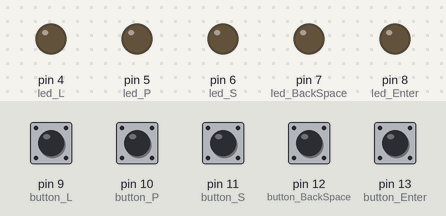
The sketch below on a simulated Arduino Leonardo, built with avr-gcc and run on an emulated ATmega32U4. Shown: output pins drawn as LEDs (lit = HIGH). The test bench sets the inputs (shaded band); at power-on: pin 9 (button_L), pin 10 (button_P), pin 11 (button_S), pin 12 (button_BackSpace), pin 13 (button_Enter) HIGH. USB keyboard and mouse output is not drawn.

Above: at 1.4 s.
1.5 s: pin 9 (button_L) pulled LOW for 0.35 s
At 1.9 s:
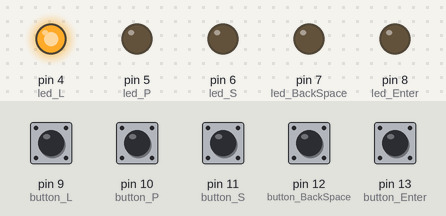
3.6 s: pin 10 (button_P) pulled LOW for 0.35 s
At 4.0 s:
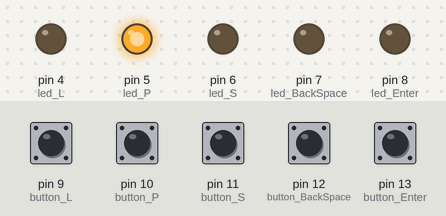
5.7 s: pin 11 (button_S) pulled LOW for 0.35 s
At 6.1 s:
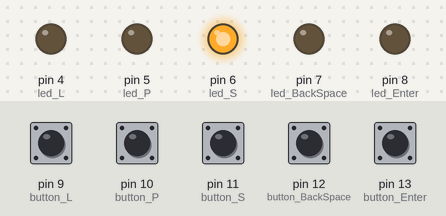
7.8 s: pin 12 (button_BackSpace) pulled LOW for 0.35 s
At 8.1 s:
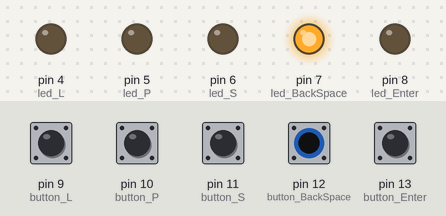
9.9 s: pin 13 (button_Enter) pulled LOW for 0.35 s
At 10.4 s:
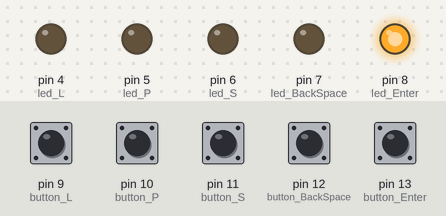
12.0 s: pin 9 (button_L) driven LOW and pin 10 (button_P) driven LOW
At 12.9 s:
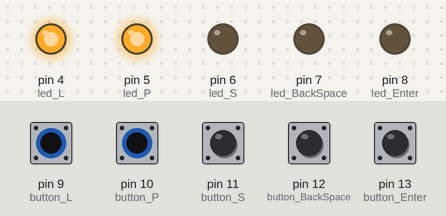
Timing chart, 0 to 14.5 s (numbered marks = the images above; inputs shaded):
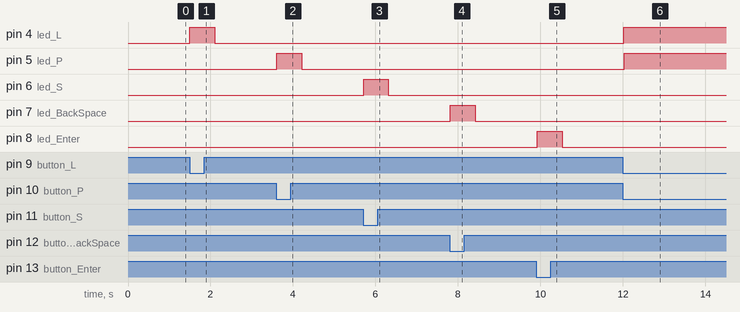

Measured:
- after the input at 1.5 s, pin 4 (led_L): LOW → HIGH at once, → LOW 0.60 s later
- after the input at 3.6 s, pin 5 (led_P): LOW → HIGH at once, → LOW 0.60 s later
- after the input at 5.7 s, pin 6 (led_S): LOW → HIGH at once, → LOW 0.60 s later
- after the input at 7.8 s, pin 7 (led_BackSpace): LOW → HIGH at once, → LOW 0.60 s later
- after the input at 9.9 s, pin 8 (led_Enter): LOW → HIGH at once, → LOW 0.60 s later
- after the input at 12.0 s, pin 4 (led_L), pin 5 (led_P): LOW → HIGH at once

The sketch:

keyboard.ino
```cpp
// (licence header left out)
#include "Keyboard.h"


// Variables for our leds
int led_L = 4;
int led_P = 5;
int led_S = 6;
int led_BackSpace = 7;
int led_Enter = 8;

// Variables for our button
int button_L = 9;
int button_P = 10;
int button_S = 11;
int button_BackSpace = 12;
int button_Enter = 13;


/**********************************************************
 *
 * void setup()
 *
 * description:
 *  Sets up the hardware
 *
 ***********************************************************/
void setup() {
  // Set the mode of our BUtton pins to INPUT
  pinMode(button_L, INPUT);
  pinMode(button_P, INPUT);
  pinMode(button_S, INPUT);
  pinMode(button_BackSpace, INPUT);
  pinMode(button_Enter, INPUT);

  // Set the mode of our Led pins to OUTPUT
  pinMode(led_L, OUTPUT);
  pinMode(led_P, OUTPUT);
  pinMode(led_S, OUTPUT);
  pinMode(led_BackSpace, OUTPUT);
  pinMode(led_Enter, OUTPUT);

  // Setup keyboard
  Keyboard.begin();

  // Setup Serial
  //  Serial.begin(9600);
}


/**********************************************************
 *
 * int read_button(int button)
 *
 * parameters:
 *   button  - the pin to read the value from
 *
 * return:
 *   int - 1 if button is pressed, 0 otherwise
 *
 * description:
 *  reads and returns the INPUT pin value
 *
 ***********************************************************/
int read_button(int button) {

  // Set pin to high (before read)
  digitalWrite(button, HIGH);

  // read and return the reversed value
  return !digitalRead(button);
}

/***********************************************************
 *
 * void handle_button(int button, int led, int character)
 *
 * parameters:
 *   button  - the pin to read the value from
 *   led     - the led to lit if button is pressed
 *   character - the character to send to the computer connected via USB
 *
 * description:
 *  if the button is pressed the led is lit and the character is sent via USB
 *  if the button is not pressed, nothing is done
 *
 ***********************************************************/
void handle_button(int button, int led, int character) {
 /*
  Serial.print(character);
  Serial.print(" ");
  Serial.print(button);
  Serial.print(" => ");
  Serial.println(read_button(button));
  */

  // Set led to LOW to not fuke things up when reading button
  digitalWrite(led,LOW);

  if ( read_button(button) ) {
    // if the user has pressed the button, send the character
    Keyboard.write(character);
    digitalWrite(led,HIGH);
  } else {
    digitalWrite(led,LOW);
  }

}

/***********************************************************
 *  loop()
 *
 *  After setup this function is called repeatedly
 *
 ***********************************************************/
void loop() {

  // Handle the buttons
  handle_button(button_L, led_L, 'l');
  handle_button(button_P, led_P, 'p');
  handle_button(button_S, led_S, 's');
  handle_button(button_BackSpace, led_BackSpace, '\b');
  handle_button(button_Enter, led_Enter, '\n');

  // 3 repeats per second is ok, so sleep 300 ms
  // Probably an ok balance between responsiveness and repeat
  delay(300);
}
```
